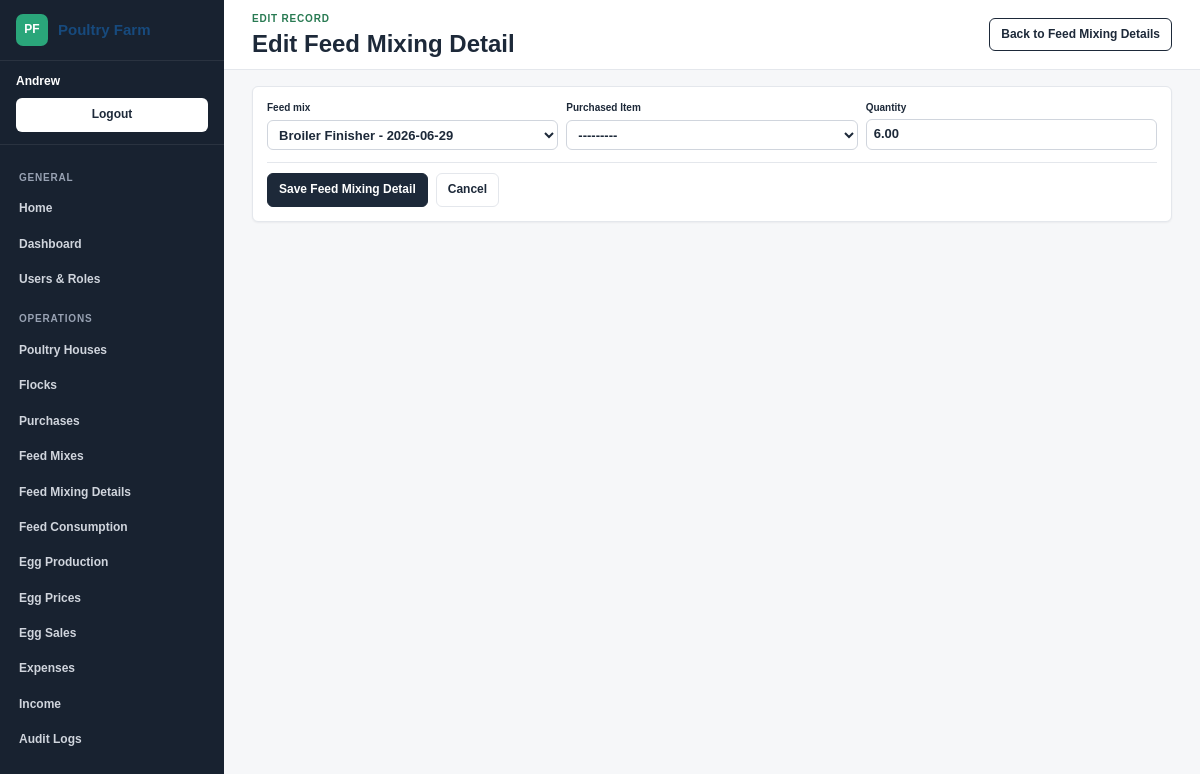
/records/feed-mix-details/12/edit/ (signed in), run on the app's committed database.
### PoutryManagementSysyem/models.py (models this page shows, shortened)
class TimeStampedModel(models.Model):
    created_at = models.DateTimeField(auto_now_add=True)
    updated_at = models.DateTimeField(auto_now=True)
    class Meta:
        abstract = True

class FeedMixDetail(TimeStampedModel):
    feed_mix = models.ForeignKey(FeedMix, on_delete=models.CASCADE, related_name='details')
    purchase = models.ForeignKey(
        Purchase,
        on_delete=models.PROTECT,
        related_name='feed_mix_details',
        null=True,
        blank=True,
    )
    inventory_item = models.ForeignKey(InventoryItem, on_delete=models.PROTECT, related_name='feed_mix_details')
    quantity = models.DecimalField(max_digits=12, decimal_places=2)
    unit = models.CharField(max_length=30, default='kg')
    unit_price = models.DecimalField(max_digits=12, decimal_places=2)
    total_price = models.DecimalField(max_digits=12, decimal_places=2, editable=False, default=0)
    class Meta:
        ordering = ['inventory_item__item_name']

### PoutryManagementSysyem/views.py (the view, shortened to what this page needs)
# urls.py: path('records/<slug:model_slug>/<int:pk>/edit/', views.record_update, name='record_update'),
@login_required
def record_update(request, model_slug, pk):
    config = get_crud_config(model_slug)
    if not config:
        return redirect('poultry:crud_index')
    if config.get('read_only'):
        raise PermissionDenied
    require_model_permission(request, config['model'], 'change')
    obj = get_object_or_404(config['model'], pk=pk)
    Form = build_form_class(config['model'])
    form = Form(request.POST or None, instance=obj)
    return render(request, 'PoutryManagementSysyem/record_form.html', record_form_context(config, model_slug, form, 'Edit', obj))

### PoutryManagementSysyem/views.py (shortened to what this page needs)
    class StyledForm(form_class):
        def __init__(self, *args, **kwargs):
            super().__init__(*args, **kwargs)
            if model is FeedMixDetail and 'purchase' in self.fields:
                self.fields['purchase'].label = 'Purchased Item'
                self.fields['purchase'].queryset = Purchase.objects.select_related('inventory_item').order_by(
                    '-purchase_date',
                    '-created_at',
                )
            if model is FeedConsumption and 'quantity' in self.fields:
                self.fields['quantity'].label = 'Quantity from stock'
            for field_name, field in self.fields.items():
                widget = field.widget
                widget.attrs.setdefault('class', 'form-control')
                if field_name.endswith('_date'):
                    widget.input_type = 'date'

### PoutryManagementSysyem/models.py (called while the page is built)
    def __str__(self):
        return f'{self.item_name} - {self.purchase_date}'

    @property
    def allowed_item_names(self):
        return self.MIX_INGREDIENTS.get(self.mix_name, [])

    def __str__(self):
        return f'{self.mix_name} - {self.mixing_date}'

### PoutryManagementSysyem/views.py (called while the page is built, shortened)
def get_crud_config(slug):
    return CRUD_MODELS.get(slug)

def model_permission(model, action):
    return f'{model._meta.app_label}.{action}_{model._meta.model_name}'

def has_model_permission(user, model, action):
    return user.has_perm(model_permission(model, action))

def require_model_permission(request, model, action):
    if not has_model_permission(request.user, model, action):
        raise PermissionDenied

def editable_field_names(model):
    excluded_fields = {'id', 'created_at', 'updated_at'}
    if model is Purchase:
        excluded_fields.add('inventory_item')
        excluded_fields.add('unit')
        excluded_fields.add('stock_balance')
    if model is FeedMixDetail:
        excluded_fields.add('inventory_item')
        excluded_fields.add('unit')
        excluded_fields.add('unit_price')
    if model is FeedConsumption:
        excluded_fields.add('issued_by')
    return [
        field.name
        for field in model._meta.fields
        if field.editable and field.name not in excluded_fields
    ]

def format_decimal(value):
    decimal_value = Decimal(value)
    if decimal_value == decimal_value.to_integral():
        return f'{decimal_value:,.0f}'
    return f'{decimal_value.normalize():,f}'

def format_quantity_with_unit(quantity, unit):
    return f'{format_decimal(quantity)}{display_unit(unit, quantity)}'

### PoutryManagementSysyem/templates/PoutryManagementSysyem/record_form.html (shortened to what this page needs)
{% extends 'PoutryManagementSysyem/base_app.html' %}
{% block eyebrow %}{{ action }} record{% endblock %}
{% block page_title %}{{ action }} {{ config.singular }}{% endblock %}
{% block page_actions %}
    <a href="{% url 'poultry:record_list' model_slug %}">Back to {{ config.title }}</a>
{% endblock %}
{% block content %}
    <section class="form-panel">
        <form method="post" class="record-form record-form-{{ model_slug }}" {% if model_slug == 'egg-sales' %}data-mobile-money-form="true"{% endif %} novalidate>
            <div class="form-grid">
                {% for field in form %}
                    <label>
                        <span>{{ field.label }}</span>
                        {{ field }}
                    </label>
                {% endfor %}
            </div>
            <div class="form-actions">
                <button type="submit">Save {{ config.singular }}</button>
                <a href="{% url 'poultry:record_list' model_slug %}">Cancel</a>
            </div>
        </form>
    </section>
{% endblock %}

### PoutryManagementSysyem/templates/PoutryManagementSysyem/base_app.html (shortened to what this page needs)
{% load static %}
<!doctype html>
<html lang="en">
<head>
    <link rel="stylesheet" href="{% static 'PoutryManagementSysyem/styles.css' %}">
</head>
<body class="admin-layout">
    <aside class="app-sidebar" aria-label="Application navigation">
        <a class="sidebar-brand" href="/">
            <span>PF</span>
            <strong>Poultry Farm</strong>
        </a>
        {% if user.is_authenticated %}
            <div class="sidebar-user">
                <span>{{ user.get_username }}</span>
                <form method="post" action="{% url 'logout' %}">
                    <button type="submit">Logout</button>
                </form>
            </div>
        {% endif %}
        <nav class="sidebar-nav">
            <span class="nav-section">General</span>
            <a href="/">Home</a>
            <a href="{% url 'poultry:dashboard' %}">Dashboard</a>
            {% if perms.auth.view_user or perms.auth.view_group %}
                <a href="{% url 'poultry:user_list' %}">Users & Roles</a>
            {% endif %}
            <span class="nav-section">Operations</span>
            {% if perms.PoutryManagementSysyem.view_poultryhouse %}
                <a href="{% url 'poultry:record_list' 'houses' %}">Poultry Houses</a>
            {% endif %}
            {% if perms.PoutryManagementSysyem.view_flock %}
                <a href="{% url 'poultry:record_list' 'flocks' %}">Flocks</a>
            {% endif %}
            {% if perms.PoutryManagementSysyem.view_purchase %}
                <a href="{% url 'poultry:record_list' 'purchases' %}">Purchases</a>
            {% endif %}
            {% if perms.PoutryManagementSysyem.view_feedmix %}
                <a href="{% url 'poultry:record_list' 'feed-mixes' %}">Feed Mixes</a>
            {% endif %}
            {% if perms.PoutryManagementSysyem.view_feedmixdetail %}
                <a href="{% url 'poultry:record_list' 'feed-mix-details' %}">Feed Mixing Details</a>
            {% endif %}
            {% if perms.PoutryManagementSysyem.view_feedconsumption %}
                <a href="{% url 'poultry:record_list' 'feed-consumption' %}">Feed Consumption</a>
            {% endif %}
            {% if perms.PoutryManagementSysyem.view_eggproduction %}
                <a href="{% url 'poultry:record_list' 'egg-production' %}">Egg Production</a>
            {% endif %}
            {% if perms.PoutryManagementSysyem.view_eggprice %}
                <a href="{% url 'poultry:record_list' 'egg-prices' %}">Egg Prices</a>
            {% endif %}
            {% if perms.PoutryManagementSysyem.view_eggsale %}
                <a href="{% url 'poultry:record_list' 'egg-sales' %}">Egg Sales</a>
            {% endif %}
            {% if perms.PoutryManagementSysyem.view_expense %}
                <a href="{% url 'poultry:record_list' 'expenses' %}">Expenses</a>
            {% endif %}
            {% if perms.PoutryManagementSysyem.view_income %}
                <a href="{% url 'poultry:record_list' 'income' %}">Income</a>
            {% endif %}
            {% if perms.PoutryManagementSysyem.view_auditlog %}
                <a href="{% url 'poultry:record_list' 'audit-logs' %}">Audit Logs</a>
            {% endif %}
        </nav>
    </aside>
    <div class="app-shell">
        <header class="app-topbar">
            <div>
                <div class="eyebrow">{% block eyebrow %}Farm management{% endblock %}</div>
                <h1>{% block page_title %}Poultry Management{% endblock %}</h1>
            </div>
            <nav class="actions">
                {% block page_actions %}{% endblock %}
            </nav>
        </header>
        <main class="app-main">
            {% block content %}{% endblock %}
        </main>
    </div>
</body>
</html>

### data on the page
FeedMixDetail: form "Broiler Finisher - 2026-06-29" "---------" "6.00"

### other printed values
{{ user.get_username }} "Andrew"
{{ action }} "EDIT"
{{ action }} "Edit"
{{ config.singular }} "Feed Mixing Detail"
{{ config.title }} "Feed Mixing Details"
{{ field.label }} "Feed mix" "Purchased Item" "Quantity"
